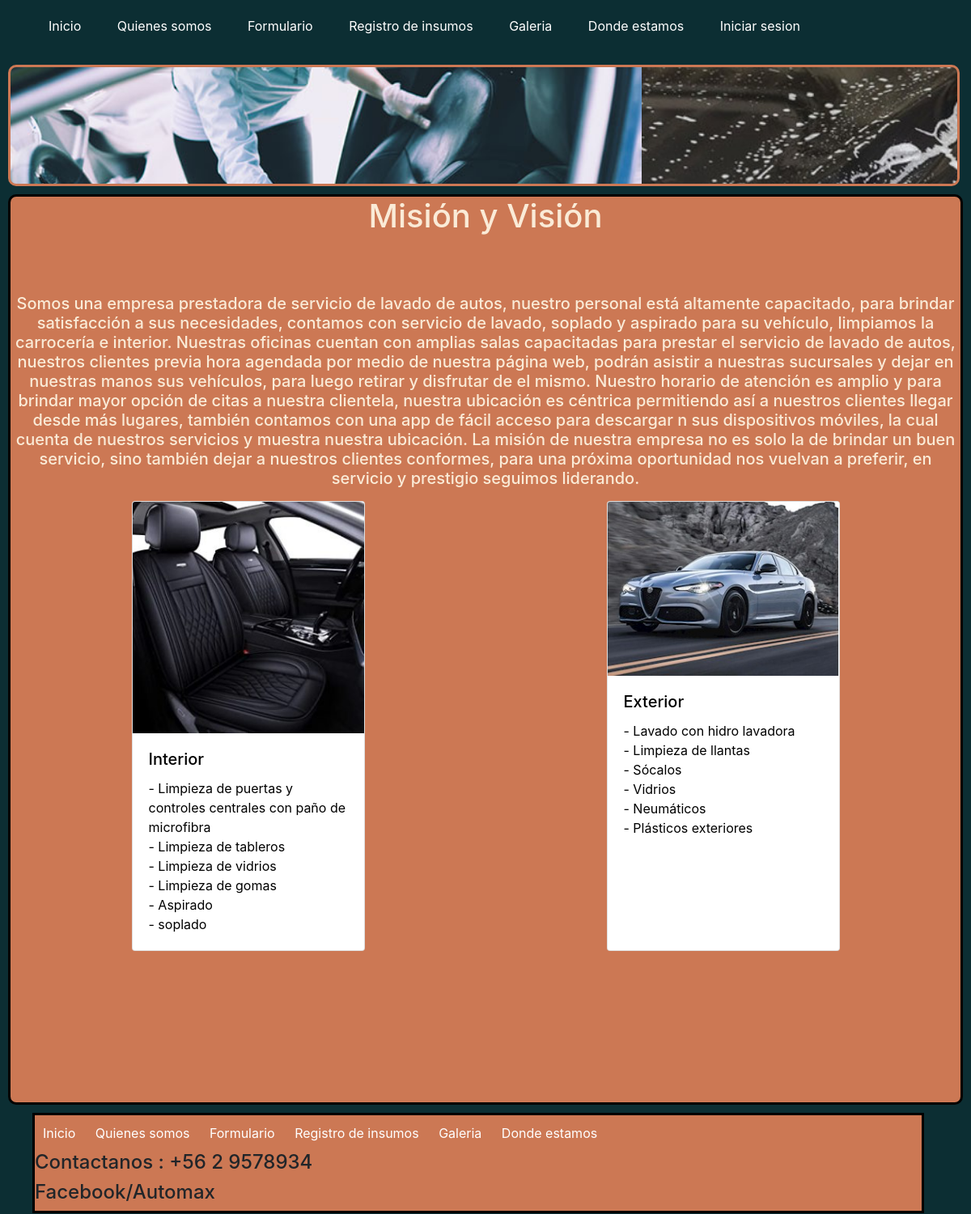
/Quienes_somos/, run on the app's committed database.
### Automaxx/models.py (models this page shows, shortened)
class Slider(models.Model):
    cod=models.IntegerField(primary_key=True)
    imagen=models.ImageField(upload_to='Slider')

class MisionyVision(models.Model):
    name=models.CharField(max_length=50, primary_key=True)
    descripcion=models.TextField()

### Automaxx/views.py (the view)
# urls.py: path('Quienes_somos/',Quienes_somos,name='QUIENES_SOMOS'),
def Quienes_somos(request):
    misionyvision = MisionyVision.objects.first()
    sliderFirst = Slider.objects.first()
    sliderLast  = Slider.objects.last()
    slider = Slider.objects.all()
    return render(request, 'web/Quienes_somos.html', {'slider':slider, 'first':sliderFirst, 'last':sliderLast, 'misionyvision':misionyvision})

### Automaxx/templates/web/Quienes_somos.html (shortened to what this page needs)
{% extends 'web/Base.html' %}
{% load static %}
{% block estilo %}
    <link rel="stylesheet" href="https://stackpath.bootstrapcdn.com/bootstrap/4.5.2/css/bootstrap.min.css">
{% endblock estilo %}
{% block contenedor %}
    <div id=contenido>
            <div id="cliente_feliz">
                <h1>  <center>Misión y Visión</center></h1>
                <br> <br>
                <p><center><h5>{{misionyvision.descripcion}}</h5></center></p>
            </div>
            <div id="ContenedorTarjetas">
                <div class="card" style="width: 18rem;">
                    <img src="{% static 'img/asientos.jpg' %}" class="card-img-top" alt="...">
                    <div class="card-body">
                        <h5 class="card-title">Interior</h5>
                        <p class="card-text">
                            - Limpieza de puertas y controles centrales con paño de microfibra <br>
                            - Limpieza de tableros <br>
                            - Limpieza de vidrios <br>
                            - Limpieza de gomas <br>
                            - Aspirado <br>
                            - soplado
                        </p>
                    </div>
                </div>
                <div class="card" style="width: 18rem;">
                    <img src="{% static 'img/auto.jpg' %}" class="card-img-top" alt="...">
                    <div class="card-body">
                        <h5 class="card-title">Exterior</h5>
                        <p class="card-text">
                            - Lavado con hidro lavadora <br>
                            - Limpieza de llantas <br>
                            - Sócalos <br>
                            - Vidrios <br>
                            - Neumáticos <br>
                            - Plásticos exteriores
                        </p>
                    </div>
                </div>
            </div>
        </div>
{% endblock contenedor %}

### Automaxx/templates/web/Base.html (shortened to what this page needs)
<!DOCTYPE html>
<html lang="es">
{% load static %}
<head>
    <link rel="stylesheet" href="{% static 'css/estilo.css' %}">
    {% block estilo %}
    {% endblock estilo %}
</head>
<body>
    <div id="contenedor">
    <div id="nav">
        <nav>
            <ol>
                <ul class="menu">
                    <li><a href="{% url 'PAGINA_INICIO' %}">Inicio</a></li>
                    <li><a href="{% url 'QUIENES_SOMOS' %}">Quienes somos</a></li>
                    <li><a href="{% url 'REGISTRO' %}">Formulario</a></li>
                    <li><a href="{% url 'REGISTRO_INSUMOS' %}">Registro de insumos</a></li>
                    <li><a href="{% url 'GALERIA' %}">Galeria</a></li>
                    <li><a href="{% url 'MAPA' %}">Donde estamos</a></li>
                    {% if user.is_authenticated %}
                        <li><a href="{% url 'LOGOUT' %}">Cerrar sesion</a></li>
                        <li><a href="">Bienvenido: {{user.username}}</a></li>
                    {% else %}
                        <li><a href="{% url 'LOGIN' %}">Iniciar sesion</a></li>
                    {% endif %}
                </ul>
            </ol>
        </nav>
    </div>
            <div class="slider" id="titulo">
                <ul>
                    <li><img src="{{last.imagen.url}}" alt=""></li>
                    {% for item in slider %}
                    <li><img src="{{item.imagen.url}}" alt=""></li>
                    {% endfor %}
                </ul>
        </div>
        {% block contenedor %}
        {% endblock contenedor %}
        <div id="nav">
            <nav>
                <ol>
                    <ul class="footer">
                        <li><a href="{% url 'PAGINA_INICIO' %}">Inicio</a></li>
                        <li><a href="{% url 'QUIENES_SOMOS' %}">Quienes somos</a></li>
                        <li><a href="{% url 'REGISTRO' %}">Formulario</a></li>
                        <li><a href="{% url 'REGISTRO_INSUMOS' %}">Registro de insumos</a></li>
                        <li><a href="{% url 'GALERIA' %}">Galeria</a></li>
                        <li><a href="{% url 'MAPA' %}">Donde estamos</a></li>
                        <h4>Contactanos : +56 2 9578934 </h4>
                        <h4>Facebook/Automax</h4>
                    </ul>
                </ol>
            </nav>
        </div>
    </div>
</body>
</html>

### Automaxx/static/css/estilo.css (style rules this page uses)
* { margin: 0; }
#contenedor { height: 1500px; background-color: #0c2e33; margin: auto; margin-top: 0px; padding: 0px; }
#titulo { height: 10% ; background-color: #cc7854; margin: 10px; border: solid #cc7854; border-radius: 10px; }
#contenido { height: 75%; background-color: #cc7854; margin: 10px; border:solid #000000; border-radius: 10px; color: antiquewhite; }
.menu { list-style: none; padding: 0; background: #0c2e33; width: 100%; max-width: 4000px; margin-left: 0px; }
.menu li a { text-decoration: none; color: rgb(255, 255, 255); padding: 20px; display: block; }
.menu li { display: inline-block; text-align: center; }
#ContenedorTarjetas { display:flex; flex-direction: row; justify-content: space-around; color: rgb(0, 0, 0); }
.slider { width: 98%; margin: auto; overflow: hidden; }
.slider ul { display: flex; padding: 0px; width: 400%; animation: cambio 20s infinite alternate; animation-timing-function: ease-in; }
.slider li { width: 100%; list-style: none; }
.slider img { width: 100%; }
.footer { list-style: none; padding: 0; background: #cc7854; width: auto; max-width: 4000px; margin-left: 0px; margin-right: 5%; border: #000000 solid; }
.footer li a { text-decoration: none; color: rgb(255, 255, 255); padding: 10px; display: block; }
.footer li { display: inline-block; text-align: center; }

### data on the page
Slider: imagen (picture)
Slider: imagen (picture)
MisionyVision: descripcion "Somos una empresa prestadora de servicio de lavado de autos, nuestro personal está altamente capacitado, para brindar satisfacción a sus necesidades, contamos con servicio de lavado, soplado y aspirado para su vehículo, limpiamos la carrocería e interior. Nuestras oficinas cuentan con amplias salas capacitadas para prestar el servicio de lavado de autos, nuestros clientes previa hora agendada por medio de nuestra página web, podrán asistir a nuestras sucursales y dejar en nuestras manos sus vehículos, para luego retirar y disfrutar de el mismo. Nuestro horario de atención es amplio y para brindar mayor opción de citas a nuestra clientela, nuestra ubicación es céntrica permitiendo así a…"
